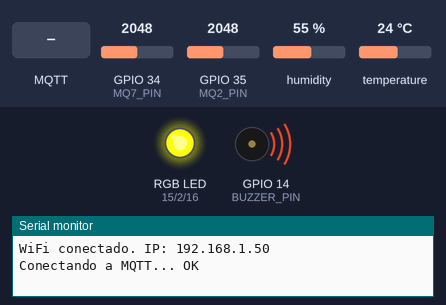
A sketch run on a simulated ESP32. Shown: an RGB LED mixed from three pins (HIGH = lit), buzzer (waves = sounding, pin HIGH), the last lines printed to the serial monitor. The test bench sets the inputs (shaded band); at power-on: GPIO 34 (MQ7_PIN) = 2048, GPIO 35 (MQ2_PIN) = 2048, humidity 55 %, temperature 24 °C (analog values on the 0–4095 scale). WiFi joins after 1.5 s; servers stay silent unless stated; EEPROM starts erased; no MQTT or app messages arrive unless stated.

Above: at 5.8 s.
5.9 s: MQTT message "1" arrives on the first subscribed topic
7.4 s: MQTT message "true" arrives on the first subscribed topic
8.9 s: MQTT message "on" arrives on the first subscribed topic
At 60.01 s:
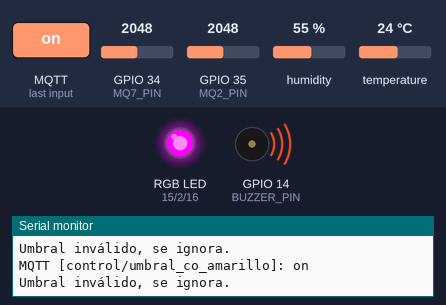
At 61.1 s:
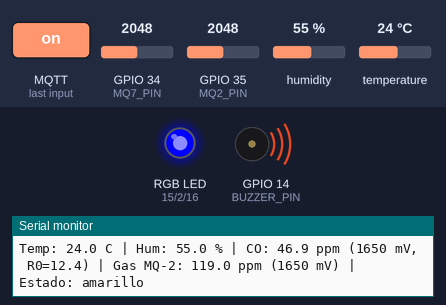
Timing chart, 0 to 61.5 s (numbered marks = the images above; inputs shaded):
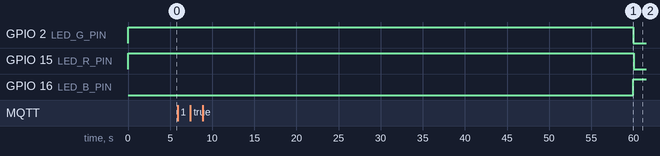

The sketch:

codigi_Arduino_feria.ino
```cpp
/*
 * Detector de gases con semáforo analógico (ESP32)
 * Sensores : DHT11, MQ-2 (gases combustibles), MQ-7 (monóxido de carbono)
 * Salidas  : módulo relé/buzzer + LED RGB (ánodo común a 3.3V)
 * Comunica : MQTT (Mosquitto) -> Node-RED
 *
 * CAMBIOS respecto a la versión anterior:
 *  - LED RGB de ánodo común (R=GPIO15, G=GPIO2, B=GPIO16, común a 3.3V):
 *    verde = normal, amarillo = precaución, rojo = peligro, azul = calentando.
 *  - La calibración (R0) ya no se hace a los 60 s: se espera CALIBRACION_MS (3 min)
 *    porque a los 60 s el MQ-7 todavía no estabilizó y guardaba un R0 incorrecto.
 *  - RESETEAR_CALIBRACION borra el R0 guardado en flash (que quedó mal) al arrancar.
 *  - Se publican los mV crudos (control/co_mv y control/gas_mv) y se muestran por Serie.
 *  - Los sensores se leen cada 1 s (la alarma es inmediata), pero se publica a MQTT
 *    (y por lo tanto se guarda en la base) cada 5 min, o al instante si cambia el estado.
 */


#include <WiFi.h>
#include <PubSubClient.h>
#include <DHT.h>
#include <Preferences.h>
#include <math.h>


// ================== PINES ==================
#define DHT_PIN     4
#define DHT_TYPE    DHT11
#define MQ2_PIN     35     // A0 del MQ-2 (ADC1, solo entrada)
#define MQ7_PIN     34    // A0 del MQ-7 (ADC1)
#define BUZZER_PIN  14     // señal (S.I.G) del módulo relé/buzzer
#define LED_R_PIN   15     // RGB: rojo
#define LED_G_PIN   2      // RGB: verde
#define LED_B_PIN   16     // RGB: azul (el pin común va a 3.3V)


// ================== CONFIGURACIÓN DE HARDWARE ==================
#define RELE_ACTIVO_BAJO true    // true = se activa con LOW | false = se activa con HIGH


// Sensores MQ
const float VCC_SENSOR = 5.0;        // alimentación del sensor
const float DIVISOR    = 1.0;        // cambiar si usás divisor de tensión en A0
const float RL_MQ2     = 10.0;       // kΩ
const float RL_MQ7     = 10.0;       // kΩ
const float AIRE_LIMPIO_MQ2 = 9.83;  // Rs/R0 en aire limpio
const float AIRE_LIMPIO_MQ7 = 27.5;
const unsigned long CALENTAMIENTO_MS = 60000;   // 60 s: recién ahí se empieza a leer/publicar
const unsigned long CALIBRACION_MS   = 180000;  // 3 min: recién ahí se calibra R0 (aire limpio!)

// true = borra el R0 guardado y recalibra a los 3 min de cada arranque.
// Subí el código una vez con true (con los sensores en aire limpio) y después ponelo en false.
const bool RESETEAR_CALIBRACION = true;


// ================== UMBRALES ==================
float co_amarillo   = 35;     // ppm
float co_rojo       = 100;    // ppm
float gas_amarillo  = 300;    // ppm (MQ-2)
float gas_rojo      = 1000;   // ppm (MQ-2)
float temp_amarillo = 35;     // °C
float temp_rojo     = 45;     // °C
const float HISTERESIS = 0.9;


// ================== RED Y MQTT ==================
const char* ssid        = "TounaRedAURA";
const char* password    = "freakytouna";
const char* mqtt_server = "10.164.53.250";
const int   mqtt_port   = 1883;
const char* mqtt_user   = nullptr;
const char* mqtt_pass   = nullptr;
const char* CLIENT_ID   = "ESP32_Detector_Gases";


const char* T_STATUS    = "control/status";
const char* T_ESTADO    = "control/estado";


WiFiClient espClient;
PubSubClient client(espClient);
DHT dht(DHT_PIN, DHT_TYPE);
Preferences prefs;


// ================== ESTADO ==================
enum Estado { VERDE = 0, AMARILLO = 1, ROJO = 2 };
Estado estadoActual = VERDE;


float R0_mq2 = 10.0;
float R0_mq7 = 12.4;   // valor típico en aire limpio con RL = 10k, hasta que se calibre
bool  pedirCalibracion = false;


float co = 0, gas = 0;
float mv_mq7 = 0, mv_mq2 = 0;   // lectura cruda en mV (para diagnóstico)
float temp = NAN, hum = NAN;
bool  dhtOk = false;


bool silenciado = false;


const unsigned long INTERVALO_LECTURA     = 1000;
const unsigned long INTERVALO_DHT         = 2500;
const unsigned long INTERVALO_PUBLICACION = 300000UL;  // 5 min (publica y guarda en la base)
const unsigned long INTERVALO_CALENTANDO  = 3000;      // aviso "calentando" durante el precalentamiento
unsigned long lastLectura = 0, lastDht = 0, lastPublish = 0;
unsigned long lastWifiTry = 0, lastMqttTry = 0;


unsigned long lastBeep = 0;
bool buzzerOn = false;
bool wifiPrev = false;
bool primeraPublicacion = true;


bool calentando() { return millis() < CALENTAMIENTO_MS; }


void setBuzzer(bool on) {
  digitalWrite(BUZZER_PIN, RELE_ACTIVO_BAJO ? !on : on);
}


// RGB de ánodo común (común a 3.3V): LOW = encendido, HIGH = apagado
void setRGB(bool r, bool g, bool b) {
  digitalWrite(LED_R_PIN, r ? LOW : HIGH);
  digitalWrite(LED_G_PIN, g ? LOW : HIGH);
  digitalWrite(LED_B_PIN, b ? LOW : HIGH);
}


void actualizarSalidas() {
  if (calentando()) {
    setBuzzer(false);
    buzzerOn = false;
    setRGB(false, false, true);        // azul mientras calienta
    return;
  }


  switch (estadoActual) {
    case VERDE:
      setRGB(false, true, false);      // verde
      setBuzzer(false);
      buzzerOn = false;
      break;


    case AMARILLO:
      setRGB(true, true, false);       // rojo + verde = amarillo
      setBuzzer(false);
      buzzerOn = false;
      break;


    case ROJO:
      setRGB(true, false, false);      // rojo
      if (silenciado) {
        setBuzzer(false);
        buzzerOn = false;
      } else if (millis() - lastBeep >= 500) {
        lastBeep = millis();
        buzzerOn = !buzzerOn;
        setBuzzer(buzzerOn);
      }
      break;
  }
}


// ================== LECTURA DE SENSORES MQ ==================
// Devuelve el voltaje en V y, si se pasa vmv, también los mV crudos.
float leerVoltaje(int pin, float *vmv = nullptr) {
  uint32_t suma = 0;
  for (int i = 0; i < 16; i++) {
    suma += analogReadMilliVolts(pin);
    delayMicroseconds(500);
  }
  float mv = suma / 16.0f;
  if (vmv) *vmv = mv;
  return mv / 1000.0f * DIVISOR;
}


float calcularRs(int pin, float RL, float *vmv = nullptr) {
  float v = leerVoltaje(pin, vmv);
  v = constrain(v, 0.01f, VCC_SENSOR - 0.01f);
  return RL * (VCC_SENSOR - v) / v;
}


float ppmCO(float rs) {
  float p = 99.042f * pow(rs / R0_mq7, -1.518f);
  return constrain(p, 0.0f, 10000.0f);
}


float ppmGas(float rs) {
  float p = 574.25f * pow(rs / R0_mq2, -2.222f);
  return constrain(p, 0.0f, 20000.0f);
}


void calibrarSensores() {
  Serial.println("Calibrando en aire limpio (no acerques gas ni humo)...");
  setBuzzer(false);


  float s2 = 0, s7 = 0;
  for (int i = 0; i < 30; i++) {
    s2 += calcularRs(MQ2_PIN, RL_MQ2);
    s7 += calcularRs(MQ7_PIN, RL_MQ7);
    delay(100);
  }
  R0_mq2 = (s2 / 30) / AIRE_LIMPIO_MQ2;
  R0_mq7 = (s7 / 30) / AIRE_LIMPIO_MQ7;
  prefs.putFloat("r0_mq2", R0_mq2);
  prefs.putFloat("r0_mq7", R0_mq7);
  Serial.printf("R0 MQ-2 = %.2f kΩ | R0 MQ-7 = %.2f kΩ (guardados)\n", R0_mq2, R0_mq7);
}


void leerSensores(unsigned long now) {
  co  = ppmCO(calcularRs(MQ7_PIN, RL_MQ7, &mv_mq7));
  gas = ppmGas(calcularRs(MQ2_PIN, RL_MQ2, &mv_mq2));


  if (now - lastDht >= INTERVALO_DHT) {
    lastDht = now;
    float h = dht.readHumidity();
    float t = dht.readTemperature();
    dhtOk = !isnan(h) && !isnan(t);
    if (dhtOk) { hum = h; temp = t; }
    else Serial.println("Error leyendo DHT11.");
  }
}


// ================== ESTADO SEMÁFORO ==================
bool sobre(float valor, float umbral, Estado nivel) {
  float u = (estadoActual >= nivel) ? umbral * HISTERESIS : umbral;
  return valor >= u;
}


Estado evaluarEstado() {
  bool tOk = dhtOk;
  if (sobre(co, co_rojo, ROJO) || sobre(gas, gas_rojo, ROJO) ||
      (tOk && sobre(temp, temp_rojo, ROJO))) return ROJO;
  if (sobre(co, co_amarillo, AMARILLO) || sobre(gas, gas_amarillo, AMARILLO) ||
      (tOk && sobre(temp, temp_amarillo, AMARILLO))) return AMARILLO;
  return VERDE;
}


const char* nombreEstado(Estado e) {
  return e == VERDE ? "verde" : (e == AMARILLO ? "amarillo" : "rojo");
}


// ================== MQTT ==================
void publicar(const char* topic, float valor, int decimales = 1) {
  char buf[16];
  snprintf(buf, sizeof(buf), "%.*f", decimales, valor);
  client.publish(topic, buf);
}


// Devuelve true si realmente publicó (había conexión con el broker).
bool publicarTodo() {
  if (!client.connected()) return false;
  if (dhtOk) {
    publicar("control/temperatura", temp);
    publicar("control/humedad", hum);
  }
  publicar("control/co", co);
  publicar("control/gas", gas);
  publicar("control/co_mv", mv_mq7, 0);    // crudo, útil para ver que el sensor reacciona
  publicar("control/gas_mv", mv_mq2, 0);
  client.publish(T_ESTADO, nombreEstado(estadoActual), true);
  client.publish("control/silenciado_estado", silenciado ? "1" : "0");
  return true;
}


bool esVerdadero(const char* msg) {
  String s(msg);
  s.trim();
  s.toLowerCase();
  return s == "1" || s == "true" || s == "on";
}


void setUmbral(float &var, const char* clave, float valor) {
  if (valor <= 0) { Serial.println("Umbral inválido, se ignora."); return; }
  var = valor;
  prefs.putFloat(clave, valor);
}


void callback(char* topic, byte* payload, unsigned int length) {
  char msg[32];
  unsigned int n = (length < sizeof(msg) - 1) ? length : sizeof(msg) - 1;
  memcpy(msg, payload, n);
  msg[n] = '\0';
  String t = String(topic);
  float valor = atof(msg);


  Serial.printf("MQTT [%s]: %s\n", topic, msg);


  if      (t == "control/umbral_co_amarillo")   setUmbral(co_amarillo,   "co_a",  valor);
  else if (t == "control/umbral_co_rojo")       setUmbral(co_rojo,       "co_r",  valor);
  else if (t == "control/umbral_gas_amarillo")  setUmbral(gas_amarillo,  "gas_a", valor);
  else if (t == "control/umbral_gas_rojo")      setUmbral(gas_rojo,      "gas_r", valor);
  else if (t == "control/umbral_temp_amarillo") setUmbral(temp_amarillo, "t_a",   valor);
  else if (t == "control/umbral_temp_rojo")     setUmbral(temp_rojo,     "t_r",   valor);
  else if (t == "control/silenciar")            silenciado = esVerdadero(msg);
  else if (t == "control/calibrar")             { if (esVerdadero(msg)) pedirCalibracion = true; }
}


bool conectarMQTT() {
  Serial.print("Conectando a MQTT... ");
  if (client.connect(CLIENT_ID, mqtt_user, mqtt_pass, T_STATUS, 1, true, "offline")) {
    Serial.println("OK");
    client.publish(T_STATUS, "online", true);
    client.subscribe("control/umbral_co_amarillo");
    client.subscribe("control/umbral_co_rojo");
    client.subscribe("control/umbral_gas_amarillo");
    client.subscribe("control/umbral_gas_rojo");
    client.subscribe("control/umbral_temp_amarillo");
    client.subscribe("control/umbral_temp_rojo");
    client.subscribe("control/silenciar");
    client.subscribe("control/calibrar");
    return true;
  }
  Serial.printf("fallo, rc=%d\n", client.state());
  return false;
}


void gestionarRed() {
  unsigned long now = millis();


  if (WiFi.status() != WL_CONNECTED) {
    wifiPrev = false;
    if (now - lastWifiTry > 10000) {
      lastWifiTry = now;
      Serial.println("WiFi desconectado, reintentando...");
      WiFi.disconnect();
      WiFi.begin(ssid, password);
    }
    return;
  }


  if (!wifiPrev) {
    wifiPrev = true;
    Serial.print("WiFi conectado. IP: ");
    Serial.println(WiFi.localIP());
  }


  if (!client.connected()) {
    if (now - lastMqttTry > 5000) {
      lastMqttTry = now;
      conectarMQTT();
    }
  } else {
    client.loop();
  }
}


void cargarConfig() {
  co_amarillo   = prefs.getFloat("co_a",  co_amarillo);
  co_rojo       = prefs.getFloat("co_r",  co_rojo);
  gas_amarillo  = prefs.getFloat("gas_a", gas_amarillo);
  gas_rojo      = prefs.getFloat("gas_r", gas_rojo);
  temp_amarillo = prefs.getFloat("t_a",   temp_amarillo);
  temp_rojo     = prefs.getFloat("t_r",   temp_rojo);


  float r2 = prefs.getFloat("r0_mq2", 0);
  float r7 = prefs.getFloat("r0_mq7", 0);
  if (r2 > 0 && r7 > 0) {
    R0_mq2 = r2;
    R0_mq7 = r7;
    Serial.printf("R0 cargados: MQ-2 = %.2f | MQ-7 = %.2f kΩ\n", R0_mq2, R0_mq7);
  } else {
    pedirCalibracion = true;
    Serial.println("Sin calibración guardada: se calibrará a los 3 min (aire limpio).");
  }
}


// ================== SETUP ==================
void setup() {
  Serial.begin(115200);


  pinMode(BUZZER_PIN, OUTPUT);
  setBuzzer(false);

  pinMode(LED_R_PIN, OUTPUT);
  pinMode(LED_G_PIN, OUTPUT);
  pinMode(LED_B_PIN, OUTPUT);
  setRGB(false, false, true);          // azul al arrancar (calentando)


  analogReadResolution(12);
  analogSetPinAttenuation(MQ2_PIN, ADC_11db);
  analogSetPinAttenuation(MQ7_PIN, ADC_11db);


  prefs.begin("detector", false);
  if (RESETEAR_CALIBRACION) {
    prefs.remove("r0_mq2");
    prefs.remove("r0_mq7");
    Serial.println("Calibración guardada borrada.");
  }
  cargarConfig();


  dht.begin();


  WiFi.mode(WIFI_STA);
  WiFi.setAutoReconnect(true);
  WiFi.begin(ssid, password);


  client.setServer(mqtt_server, mqtt_port);
  client.setCallback(callback);
  client.setKeepAlive(30);
  client.setSocketTimeout(2);
}


// ================== LOOP ==================
void loop() {
  gestionarRed();
  unsigned long now = millis();


  // Calibra solo cuando los sensores ya estabilizaron (>= 3 min) o si se pide por MQTT.
  if (pedirCalibracion && now >= CALIBRACION_MS) {
    calibrarSensores();
    pedirCalibracion = false;
  }


  if (now - lastLectura >= INTERVALO_LECTURA) {
    lastLectura = now;


    if (calentando()) {
      if (client.connected() && now - lastPublish >= INTERVALO_CALENTANDO) {
        lastPublish = now;
        client.publish(T_ESTADO, "calentando");
      }
    } else {
      leerSensores(now);


      Estado nuevo = evaluarEstado();
      bool cambio = (nuevo != estadoActual);
      if (cambio) {
        if (nuevo == ROJO) silenciado = false;
        estadoActual = nuevo;
      }


      // Publica: al cambiar de estado, la primera vez, y luego cada 5 min.
      // Si no hay conexión, no pierde el turno: reintenta en el siguiente ciclo.
      if (cambio || primeraPublicacion || now - lastPublish >= INTERVALO_PUBLICACION) {
        if (publicarTodo()) {
          lastPublish = now;
          primeraPublicacion = false;
        }
      }


      Serial.printf("Temp: %.1f C | Hum: %.1f %% | CO: %.1f ppm (%.0f mV, R0=%.1f) | Gas MQ-2: %.1f ppm (%.0f mV) | Estado: %s\n",
                    temp, hum, co, mv_mq7, R0_mq7, gas, mv_mq2, nombreEstado(estadoActual));
    }
  }


  actualizarSalidas();
}
```
